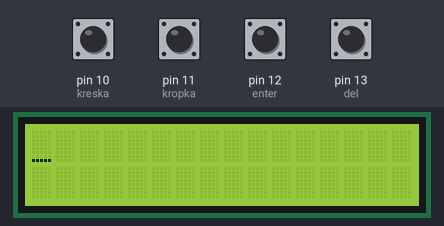
Bench run of a sketch on a simulated Arduino Uno, built with avr-gcc and run on an emulated ATmega328P. Parts: 16×2 character LCD. The inputs (shaded band) are chosen by the test bench; at power-on: pin 10 (kreska), pin 11 (kropka), pin 12 (enter), pin 13 (del) HIGH.

Above: at 1.2 s.
1.3 s: pin 11 (kropka) pulled LOW for 0.15 s
At 1.6 s:
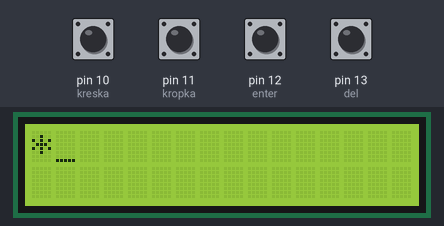
2.9 s: pin 12 (enter) pulled LOW for 0.15 s
At 4.0 s:
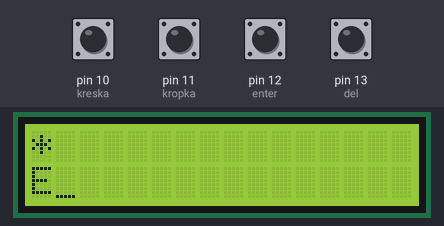
4.5 s: pin 11 (kropka) pulled LOW for 1 s
At 5.3 s:
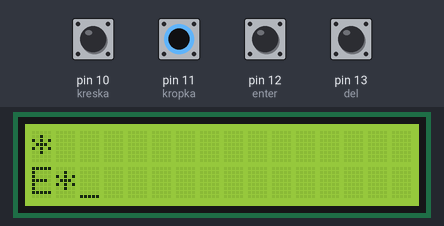
7.0 s: pin 12 (enter) pulled LOW for 1 s
At 8.4 s:
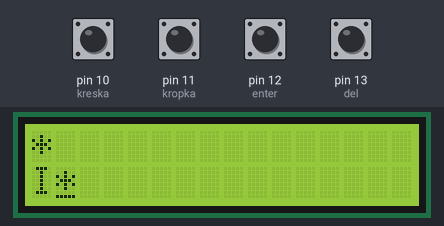
9.5 s: pin 10 (kreska) pulled LOW for 0.15 s
At 10.3 s:
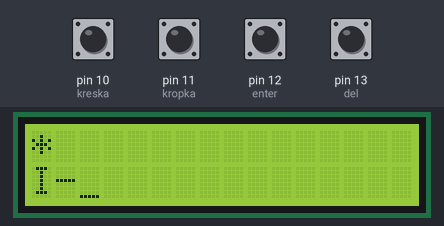
11.1 s: pin 12 (enter) pulled LOW for 0.15 s
At 11.5 s:
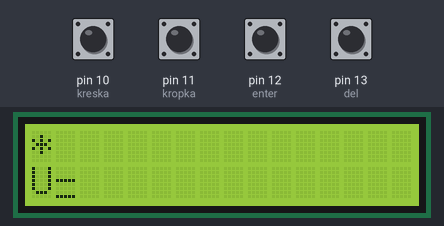
Timing chart, 0 to 13.7 s (numbered marks = the images above; inputs shaded):
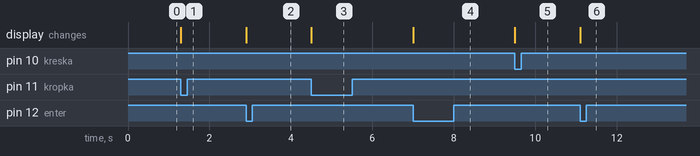

The sketch:

morsem.ino
```cpp
#include <LiquidCrystal.h>
LiquidCrystal lcd(2, 3, 4, 5, 6, 7);
#define kreska 10
#define kropka 11
#define enter 12
#define del 13
String zmienna = "";
boolean jeden = false;

void setup() {
  lcd.begin(16, 2);
  lcd.setCursor(0, 0);
  lcd.cursor();

  pinMode(kreska, INPUT_PULLUP);
  pinMode(kropka, INPUT_PULLUP);
  pinMode(enter, INPUT_PULLUP);
  pinMode(del, INPUT_PULLUP);

}

void loop() {
  if ((digitalRead(kropka) == HIGH)&&(digitalRead(kreska)==HIGH)&&(jeden==true)){
    jeden = false;
  }

  if (digitalRead(del) == LOW) {
    zmienna = "";
    lcd.clear();
    lcd.setCursor(0, 0);
  }

  if (digitalRead(kreska) == LOW) {
    if(jeden == false){
      zmienna = zmienna + "1";
      jeden = true;
      lcd.print("-");
    }
  }

  if (digitalRead(kropka) == LOW) {
    if(jeden == false){
      zmienna = zmienna + "0";
      jeden = true;
      lcd.print("*");
    }
  }

  if (digitalRead(enter) == LOW) {
    lcd.setCursor(0,1);

      if(zmienna == "0"){
        lcd.print("E");
      }

      if(zmienna == "00"){
        lcd.print("I");
      }

      if(zmienna == "000"){
        lcd.print("S");
      }

      if(zmienna == "0000"){
        lcd.print("H");
      }

      if(zmienna == "0001"){
        lcd.print("V");
      }

      if(zmienna == "001"){
        lcd.print("U");
      }

      if(zmienna == "0010"){
        lcd.print("F");
      }

      if(zmienna == "01"){
        lcd.print("A");
      }

      if(zmienna == "010"){
        lcd.print("R");
      }

      if(zmienna == "0100"){
        lcd.print("L");
      }

      if(zmienna == "011"){
        lcd.print("W");
      }

      if(zmienna == "0110"){
        lcd.print("P");
      }

      if(zmienna == "0111"){
        lcd.print("J");
      }

      if(zmienna == "1"){
        lcd.print("T");
      }

      if(zmienna == "10"){
        lcd.print("N");
      }

      if(zmienna == "100"){
        lcd.print("D");
      }

      if(zmienna == "1000"){
        lcd.print("B");
      }

      if(zmienna == "1001"){
        lcd.print("X");
      }

      if(zmienna == "101"){
        lcd.print("K");
      }

      if(zmienna == "1010"){
        lcd.print("C");
      }

      if(zmienna == "1011"){
        lcd.print("Y");
      }

      if(zmienna == "11"){
        lcd.print("M");
      }

      if(zmienna == "110"){
        lcd.print("G");
      }

      if(zmienna == "1100"){
        lcd.print("Z");
      }

      if(zmienna == "1101"){
        lcd.print("Q");
      }

      if(zmienna == "111"){
        lcd.print("O");
      }

      if(zmienna == "01111"){
        lcd.print("1");
      }

      if(zmienna == "0011"){
        lcd.print("2");
      }

      if(zmienna == "00011"){
        lcd.print("3");
      }

      if(zmienna == "0001"){
        lcd.print("4");
      }

      if(zmienna == "00000"){
        lcd.print("5");
      }

      if(zmienna == "10000"){
        lcd.print("6");
      }

      if(zmienna == "11000"){
        lcd.print("7");
      }

      if(zmienna == "11100"){
        lcd.print("8");
      }

      if(zmienna == "11110"){
        lcd.print("9");
      }

      if(zmienna == "11111"){
        lcd.print("0");
      }
  }
}
```

Measured:
- after the input at 1.3 s, the display: changes at once (image 1)
- after the input at 2.9 s, the display: changes at once (image 2)
- after the input at 4.5 s, the display: changes at once (image 3)
- after the input at 7.0 s, the display: changes at once (image 4)
- after the input at 9.5 s, the display: changes at once (image 5)
- after the input at 11.1 s, the display: changes at once (image 6)
